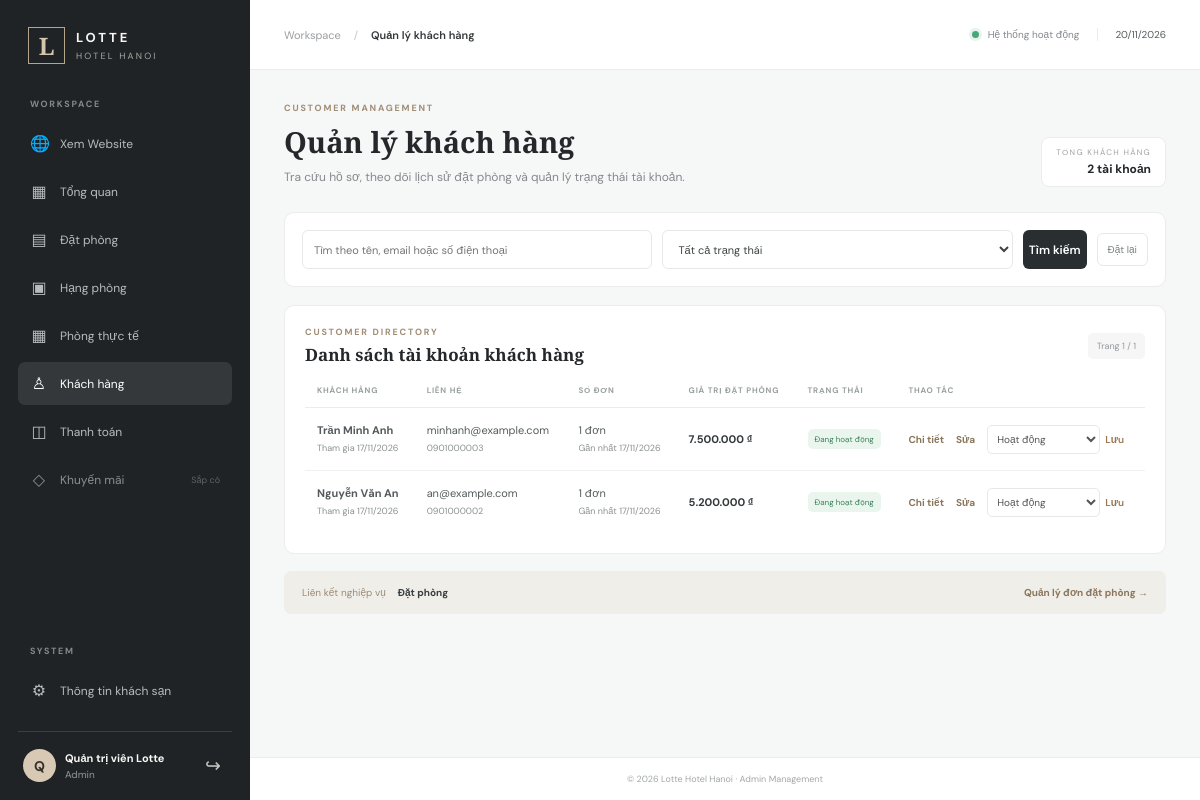
The app's page /admin/customers (signed in), older data.
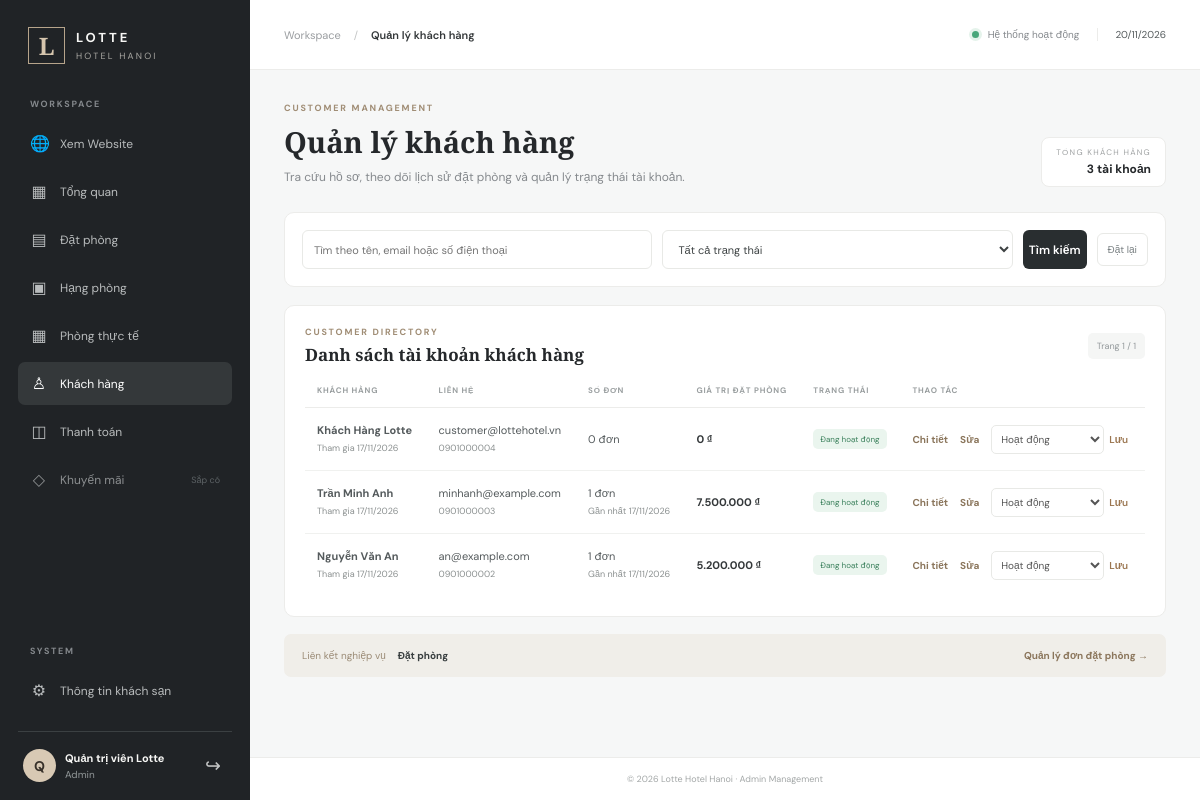
The same page, newer data.
### tables this page shows
CREATE TABLE IF NOT EXISTS users (
 id BIGINT UNSIGNED AUTO_INCREMENT PRIMARY KEY,
 full_name VARCHAR(150) NOT NULL,
 email VARCHAR(150) NOT NULL UNIQUE,
 phone VARCHAR(20) UNIQUE,
 password_hash VARCHAR(255) DEFAULT NULL,
 avatar VARCHAR(500),
 gender ENUM('male','female','other') DEFAULT 'other',
 role ENUM('customer','staff','admin') DEFAULT 'customer',
 status ENUM('active','inactive','blocked') DEFAULT 'active',
 created_at TIMESTAMP DEFAULT CURRENT_TIMESTAMP,
 updated_at TIMESTAMP DEFAULT CURRENT_TIMESTAMP ON UPDATE CURRENT_TIMESTAMP
);

### app/Core/Controller.php (called while the page is built, shortened)
<?php
abstract class Controller
{
    protected function view(string $view, array $data = [], string $layout = 'admin'): void
    {
        extract($data, EXTR_SKIP);
        $viewFile = BASE_PATH . '/app/Views/' . $view . '.php';
        require $viewFile;
    }
}

### app/Controllers/CustomerController.php (called while the page is built, shortened)
<?php
final class CustomerController extends Controller
{
    public function index(): void
    {
        $filters = [
            'q' => trim((string)($_GET['q'] ?? '')),
            'status' => (string)($_GET['status'] ?? ''),
        ];
        $this->view('admin/customers/index', [
            'title' => 'Quản lý khách hàng',
            'activeMenu' => 'customers',
            'filters' => $filters,
            'result' => (new Customer())->paginate($filters, max(1, (int)($_GET['page'] ?? 1))),
        ]);
    }
}

### app/Core/Router.php (called while the page is built, shortened)
<?php
final class Router
{
    private array $routes = [];
    public function get(string $path, array $handler): void
    {
        $this->routes['GET'][$this->normalize($path)] = $handler;
    }
    public function post(string $path, array $handler): void
    {
        $this->routes['POST'][$this->normalize($path)] = $handler;
    }
    private function normalize(string $path): string
    {
        $path = '/' . trim($path, '/');
        return $path === '//' ? '/' : $path;
    }
    public function dispatch(string $method, string $uri): void
    {
        $path = parse_url($uri, PHP_URL_PATH) ?: '/';
        $path = $this->normalize($path);
        $handler = $this->routes[$method][$path] ?? null;
        [$controllerClass, $action] = $handler;
        (new $controllerClass())->$action();
    }
}

### public/index.php (called while the page is built, shortened)
<?php
require BASE_PATH . '/app/Core/Database.php';
require BASE_PATH . '/app/Core/Controller.php';
require BASE_PATH . '/app/Core/Model.php';
require BASE_PATH . '/app/Core/Router.php';
require BASE_PATH . '/app/Models/Customer.php';
require BASE_PATH . '/app/Controllers/CustomerController.php';
$router = new Router();
$router->dispatch($_SERVER['REQUEST_METHOD'], $_SERVER['REQUEST_URI']);

### app/Core/Model.php (called while the page is built, shortened)
<?php
abstract class Model
{
    public function __construct()
    {
        $this->db = Database::connection();
    }
}

### config/database.php (called while the page is built)
<?php
return [
    'host' => '127.0.0.1',
    'port' => '3306',
    'database' => 'lotte_hotel_booking',
    'username' => 'root',
    'password' => '',
];

### app/Core/Database.php (called while the page is built, shortened)
<?php
final class Database
{
    private static ?PDO $connection = null;
    public static function connection(): PDO
    {
        if (self::$connection === null) {
            $config = require BASE_PATH . '/config/database.php';
            $dsn = sprintf(
                'mysql:host=%s;port=%s;dbname=%s;charset=utf8mb4',
                $config['host'], $config['port'], $config['database']
            );
            self::$connection = new PDO($dsn, $config['username'], $config['password'], [
                PDO::ATTR_ERRMODE => PDO::ERRMODE_EXCEPTION,
                PDO::ATTR_DEFAULT_FETCH_MODE => PDO::FETCH_ASSOC,
                PDO::ATTR_EMULATE_PREPARES => false,
            ]);
        }
        return self::$connection;
    }
}

### app/Models/Customer.php (called while the page is built, shortened)
<?php
final class Customer extends Model
{
    public function paginate(array $filters, int $page = 1, int $perPage = 15): array
    {
        $where = ["u.role = 'customer'"];
        $params = [];
        $clause = 'WHERE ' . implode(' AND ', $where);
        $stmt = $this->db->prepare("SELECT COUNT(*) FROM users u $clause");
        $stmt->execute($params);
        $total = (int)$stmt->fetchColumn();
        $pages = max(1, (int)ceil($total / $perPage));
        $page = min(max(1, $page), $pages);
        $offset = ($page - 1) * $perPage;
        $sql = "SELECT u.id,u.full_name,u.email,u.phone,u.gender,u.status,u.created_at,
                       COUNT(DISTINCT b.id) booking_count,
                       COALESCE(SUM(CASE WHEN b.booking_status <> 'cancelled' THEN b.total_amount ELSE 0 END),0) booking_value,
                       MAX(b.created_at) last_booking_at
                FROM users u
                LEFT JOIN bookings b ON b.user_id=u.id
                $clause
                GROUP BY u.id
                ORDER BY u.created_at DESC,u.id DESC
                LIMIT $perPage OFFSET $offset";
        $stmt = $this->db->prepare($sql);
        $stmt->execute($params);
        return ['items' => $stmt->fetchAll(), 'total' => $total, 'page' => $page, 'pages' => $pages];
    }
}

### app/Views/admin/customers/index.php (the view, shortened to what the changed rows need)
<?php
$esc = static fn($v): string => htmlspecialchars((string)$v, ENT_QUOTES, 'UTF-8');
$statusLabels = ['active'=>['Đang hoạt động','status-confirmed'],'inactive'=>['Ngừng hoạt động','status-pending_payment'],'blocked'=>['Đã khóa','status-cancelled']];
?>
<div class="page-heading">
 <div><span class="eyebrow">CUSTOMER MANAGEMENT</span><h1>Quản lý khách hàng</h1><p class="muted">Tra cứu hồ sơ, theo dõi lịch sử đặt phòng và quản lý trạng thái tài khoản.</p></div>
 <div class="heading-date"><span>TỔNG KHÁCH HÀNG</span><strong><?= number_format($result['total']) ?> tài khoản</strong></div>
</div>
<div class="panel booking-table-panel">
 <div class="panel-heading"><div><span class="eyebrow">CUSTOMER DIRECTORY</span><h2>Danh sách tài khoản khách hàng</h2></div><span class="subtle-tag">Trang <?= $result['page'] ?> / <?= $result['pages'] ?></span></div>
 <div class="table-wrap"><table class="booking-management-table"><thead><tr><th>KHÁCH HÀNG</th><th>LIÊN HỆ</th><th>SỐ ĐƠN</th><th>GIÁ TRỊ ĐẶT PHÒNG</th><th>TRẠNG THÁI</th><th>THAO TÁC</th></tr></thead><tbody>
 <?php if(!$result['items']): ?><tr><td colspan="6" class="empty-state">Chưa tìm thấy tài khoản khách hàng phù hợp.</td></tr><?php else: foreach($result['items'] as $c): $s=$statusLabels[$c['status']]??$statusLabels['inactive']; ?>
 <tr>
  <td><strong><?= $esc($c['full_name']) ?></strong><small>Tham gia <?= date('d/m/Y',strtotime($c['created_at'])) ?></small></td>
  <td><?= $esc($c['email']) ?><small><?= $esc($c['phone'] ?: 'Chưa cập nhật số điện thoại') ?></small></td>
  <td><?= (int)$c['booking_count'] ?> đơn<?php if($c['last_booking_at']): ?><small>Gần nhất <?= date('d/m/Y',strtotime($c['last_booking_at'])) ?></small><?php endif; ?></td>
  <td class="amount"><?= number_format((float)$c['booking_value'],0,',','.') ?> ₫</td>
  <td><span class="status <?= $s[1] ?>"><?= $s[0] ?></span></td>
  <td><div class="row-actions"><a class="table-action" href="<?= BASE_URL ?>/admin/customers/show?id=<?= (int)$c['id'] ?>">Chi tiết</a><a class="table-action" href="<?= BASE_URL ?>/admin/customers/edit?id=<?= (int)$c['id'] ?>">Sửa</a>
   <form method="post" action="<?= BASE_URL ?>/admin/customers/status" class="room-status-form" onsubmit="return confirm('Bạn có chắc muốn thay đổi trạng thái tài khoản này?')">
    <select name="status" aria-label="Trạng thái khách hàng"><option value="active" <?= $c['status']==='active'?'selected':'' ?>>Hoạt động</option></select><button class="text-action" type="submit">Lưu</button>
   </form></div></td>
 </tr><?php endforeach; endif; ?></tbody></table></div>
</div>

Row changes from the older to the newer data that the page shows:
added users: full_name "Khách Hàng Lotte", created_at "17/11/2026", email "customer@lottehotel.vn", phone "0901000004", booking_count "0", booking_value "0", status "Đang hoạt động", status "Hoạt động"
Text that changed along with them:
$result['total']: "2" → "3"
